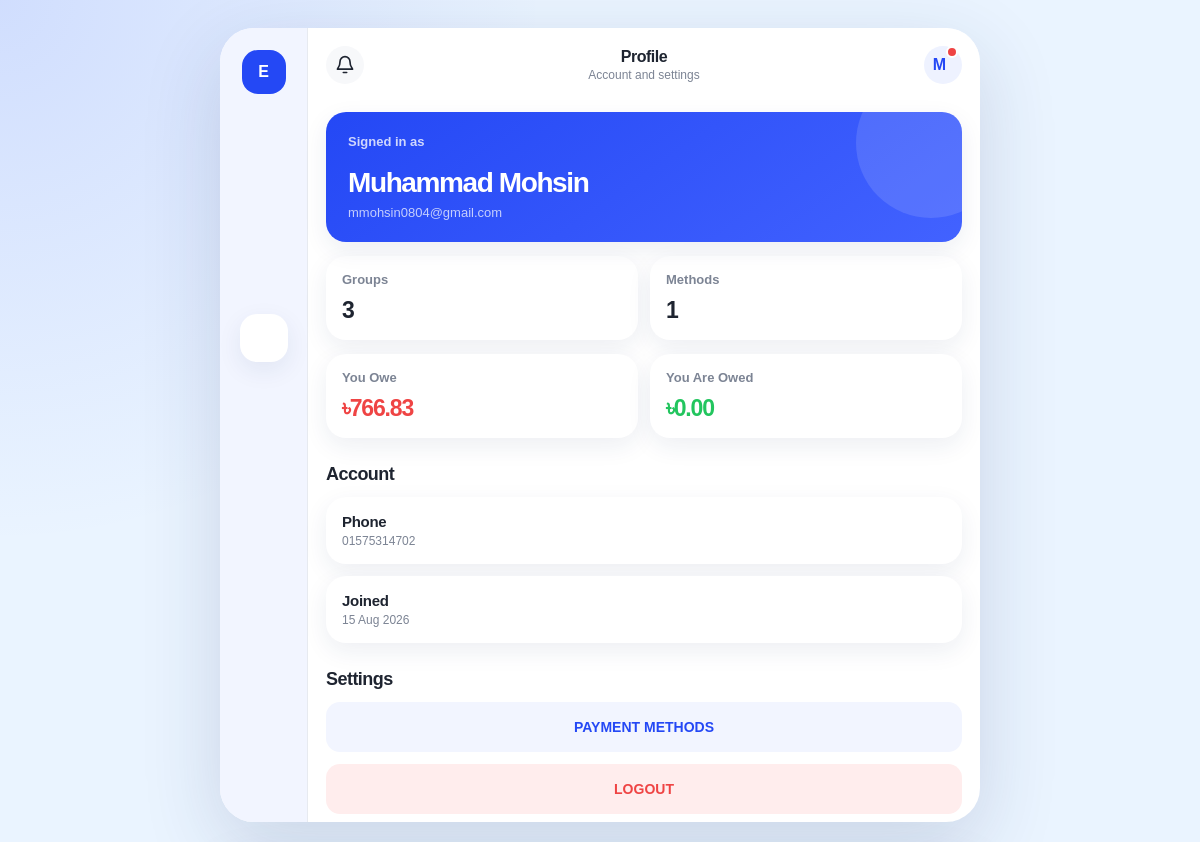
The app's page /profile.php (signed in) with its own data.
### tables this page shows
CREATE TABLE `users` (
  `user_id` int(11) NOT NULL,
  `name` varchar(100) NOT NULL,
  `email` varchar(255) NOT NULL,
  `password_hash` varchar(255) NOT NULL,
  `phone_no` varchar(20) DEFAULT NULL,
  `created_at` timestamp NOT NULL DEFAULT current_timestamp()
);

### profile.php (the view, shortened to what this page needs)
<?php
require_once "config/database.php";
$user_id = (int) $_SESSION["user_id"];
function money($value) { return "৳" . number_format((float) $value, 2); }
function add_balance(&$balances, $payer_id, $receiver_id, $amount) {
    $payer_id = (int) $payer_id;
    $receiver_id = (int) $receiver_id;
    $amount = (float) $amount;
    $balances[$payer_id][$receiver_id] = ($balances[$payer_id][$receiver_id] ?? 0) + $amount;
    $balances[$receiver_id][$payer_id] = ($balances[$receiver_id][$payer_id] ?? 0) - $amount;
}
$stmt = $conn->prepare("SELECT name, email, phone_no, created_at FROM users WHERE user_id = ? LIMIT 1");
$stmt->bind_param("i", $user_id);
$stmt->execute();
$user = $stmt->get_result()->fetch_assoc();
$stmt = $conn->prepare("SELECT COUNT(*) AS total FROM group_members WHERE user_id = ?");
$stmt->bind_param("i", $user_id);
$stmt->execute();
$group_count = (int) ($stmt->get_result()->fetch_assoc()["total"] ?? 0);
$stmt = $conn->prepare("SELECT COUNT(*) AS total FROM payment_method WHERE user_id = ?");
$stmt->bind_param("i", $user_id);
$stmt->execute();
$payment_method_count = (int) ($stmt->get_result()->fetch_assoc()["total"] ?? 0);
$balances = [];
$stmt = $conn->prepare("SELECT e.user_id AS paid_by, ep.user_id AS participant_id, ep.share_amount FROM expenses e INNER JOIN expenses_participants ep ON e.expense_id = ep.expense_id WHERE ep.is_settled = 0 AND ep.user_id <> e.user_id AND (ep.user_id = ? OR e.user_id = ?)");
$stmt->bind_param("ii", $user_id, $user_id);
$stmt->execute();
$rows = $stmt->get_result();
while ($row = $rows->fetch_assoc()) {
    add_balance($balances, $row["participant_id"], $row["paid_by"], $row["share_amount"]);
}
$you_owe = 0;
$you_are_owed = 0;
foreach ($balances[$user_id] ?? [] as $amount) {
    if ($amount > 0) {
        $you_owe += $amount;
    } else {
        $you_are_owed += abs($amount);
    }
}
include "includes/header.php";
?>
<section class="summary-card">
    <p class="summary-label">Signed in as</p>
    <div class="amount" style="font-size:28px;"><?= htmlspecialchars($user["name"] ?? "User") ?></div>
    <p class="summary-subtext"><?= htmlspecialchars($user["email"] ?? "") ?></p>
</section>
<section class="mini-grid">
    <article class="mini-card"><p class="section-kicker">Groups</p><div class="amount"><?= $group_count ?></div></article>
    <article class="mini-card"><p class="section-kicker">Methods</p><div class="amount"><?= $payment_method_count ?></div></article>
</section>
<section class="mini-grid">
    <article class="mini-card"><p class="section-kicker">You Owe</p><div class="amount negative"><?= money($you_owe) ?></div></article>
    <article class="mini-card"><p class="section-kicker">You Are Owed</p><div class="amount positive"><?= money($you_are_owed) ?></div></article>
</section>
<div class="section-header"><h2>Account</h2></div>
<div class="card-list">
    <article class="payment-card"><div class="row-top"><div><h3>Phone</h3><p class="group-meta"><?= htmlspecialchars($user["phone_no"] ?: "Not added") ?></p></div></div></article>
    <article class="payment-card"><div class="row-top"><div><h3>Joined</h3><p class="group-meta"><?= htmlspecialchars(date("d M Y", strtotime($user["created_at"] ?? date("Y-m-d")))) ?></p></div></div></article>
</div>
<div class="section-header"><h2>Settings</h2></div>
<div class="card-list">
    <a class="secondary-button full-width" href="payment_methods/index.php">PAYMENT METHODS</a>
    <a class="danger-button full-width" href="logout.php">LOGOUT</a>
</div>
<?php include "includes/footer.php"; ?>

### css/style.css (style rules this page uses)
:root { --primary: #2448f5; --primary-dark: #1939d6; --primary-light: #eef2ff; --background: #ffffff; --surface: #f7f8fa; --surface-blue: #f2f5ff; --text-primary: #1e2430; --text-secondary: #7c8494; --text-muted: #a7aebb; --border: #e7eaf0; --success: #22c55e; --warning: #f59e0b; --danger: #ef4444; --shadow: 0 8px 25px rgba(30, 50, 100, 0.08); --shadow-strong: 0 18px 45px rgba(36, 72, 245, 0.18); --radius-sm: 8px; --radius-md: 14px; --radius-lg: 20px; --radius-xl: 28px; --app-width: 460px; }
* { box-sizing: border-box; margin: 0; padding: 0; }
html { scroll-behavior: smooth; }
body { min-height: 100vh; background: radial-gradient(circle at top left, rgba(36, 72, 245, 0.13), transparent 34rem), #eaf4ff; color: var(--text-primary); font-family: "Trebuchet MS", Arial, Helvetica, sans-serif; }
a { color: inherit; text-decoration: none; }
.page-kicker, .section-kicker { color: var(--text-secondary); font-size: 13px; font-weight: 700; }
.section-header { display: flex; align-items: center; justify-content: space-between; gap: 12px; margin: 26px 0 12px; }
.section-header h2 { font-size: 18px; letter-spacing: -0.03em; }
.card, .summary-card, .mini-card, .form-card, .transaction-row, .group-card, .user-row, .notification-card, .payment-card { border-radius: var(--radius-lg); background: white; box-shadow: var(--shadow); }
.summary-card { position: relative; overflow: hidden; padding: 22px; background: linear-gradient(145deg, var(--primary), #4262ff); color: white; }
.summary-card::after { content: ""; position: absolute; right: -44px; top: -44px; width: 150px; height: 150px; border-radius: 50%; background: rgba(255, 255, 255, 0.12); }
.summary-label { color: rgba(255, 255, 255, 0.78); font-size: 13px; font-weight: 700; }
.amount { font-variant-numeric: tabular-nums; font-weight: 900; letter-spacing: -0.05em; }
.summary-card .amount { margin-top: 18px; font-size: 36px; }
.summary-subtext { margin-top: 6px; color: rgba(255, 255, 255, 0.72); font-size: 13px; }
.mini-grid { display: grid; grid-template-columns: 1fr 1fr; gap: 12px; margin-top: 14px; }
.mini-card { padding: 16px; }
.mini-card .amount { margin-top: 10px; font-size: 23px; }
.positive { color: var(--success); }
.negative { color: var(--danger); }
.card-list { display: grid; gap: 12px; }
.group-card, .payment-card, .notification-card { display: block; padding: 16px; }
.group-card-top, .row-top { display: flex; align-items: center; justify-content: space-between; gap: 12px; }
.group-card h3, .transaction-row h3, .user-row h3, .payment-card h3, .notification-card h3 { font-size: 15px; letter-spacing: -0.02em; }
.group-meta, .row-meta, .transaction-meta { margin-top: 4px; color: var(--text-secondary); font-size: 12px; }
.btn, .primary-button, .secondary-button, .danger-button { display: inline-flex; min-height: 50px; align-items: center; justify-content: center; gap: 8px; padding: 0 18px; border: 0; border-radius: var(--radius-md); font-size: 14px; font-weight: 900; transition: transform 180ms ease, box-shadow 180ms ease, background 180ms ease; }
.secondary-button, .btn { background: var(--surface-blue); color: var(--primary); }
.danger-button { background: #ffeded; color: var(--danger); }
.full-width { width: 100%; }
@media (min-width: 900px) { body { padding: 28px 0; } }

### records on screen
users: name "Muhammad Mohsin", email "mmohsin0804@gmail.com", phone_no "01575314702"

### other values on screen
$pageTitle "Profile"
$pageSubtitle "Account and settings"
$userInitial "M"
$group_count "3"
$payment_method_count "1"
money($you_owe) "৳766.83"
money($you_are_owed) "৳0.00"
